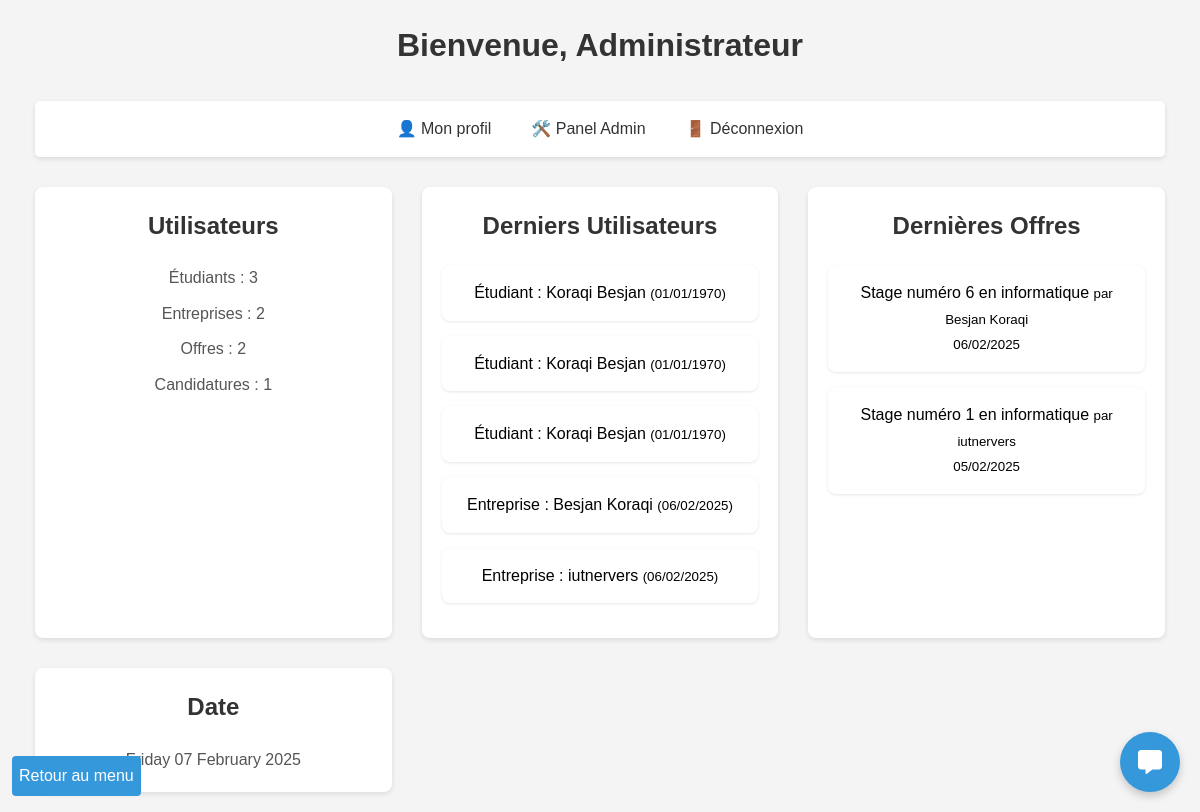
The app's page /app/views/home.php (signed in), older data.
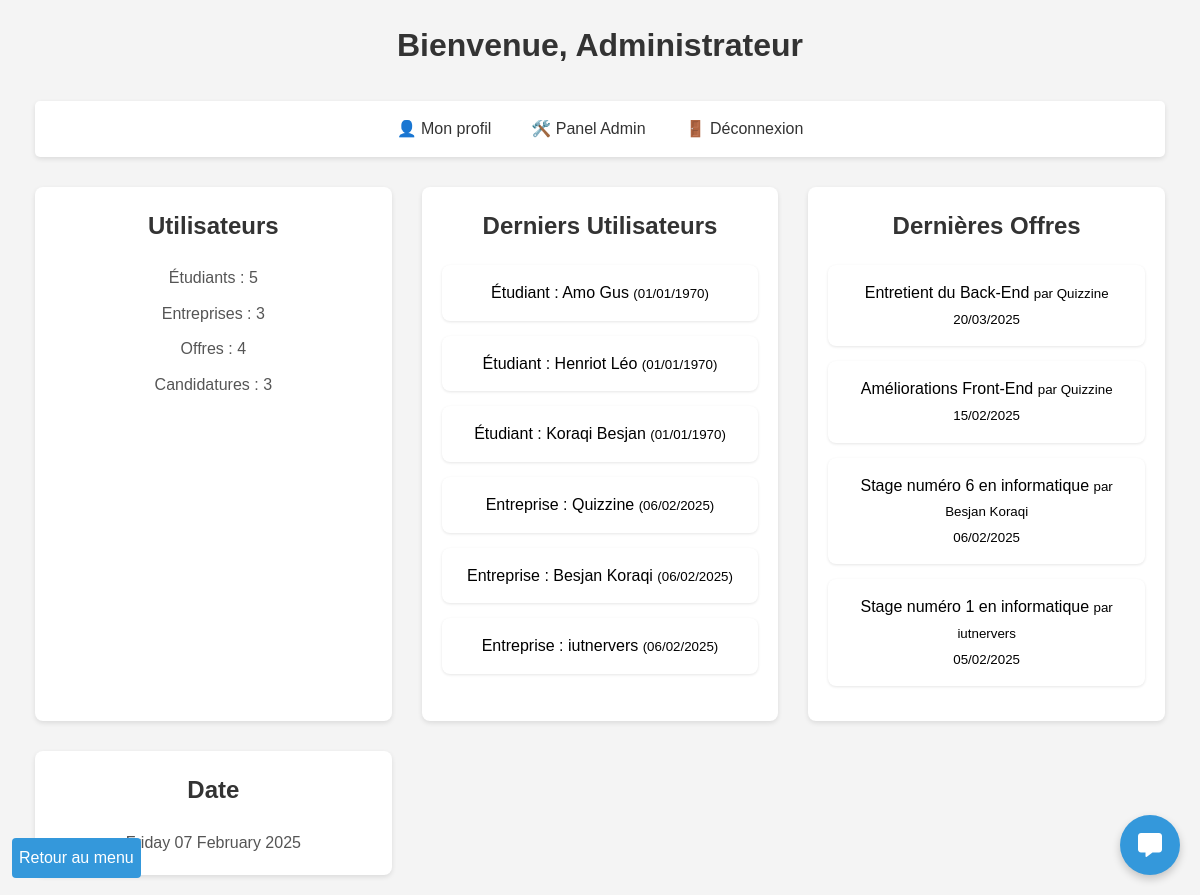
The same page, newer data.
### tables this page shows
CREATE TABLE `offres_stages` (
  `id` int(11) NOT NULL,
  `entreprise_id` int(11) DEFAULT NULL,
  `titre` varchar(100) NOT NULL,
  `description` text,
  `date_debut` date DEFAULT NULL,
  `date_fin` date DEFAULT NULL,
  `lieu` varchar(255) DEFAULT NULL,
  `mode_stage` enum('distanciel','présentiel') NOT NULL,
  `logo` varchar(255) DEFAULT NULL
);

CREATE TABLE `entreprises` (
  `id` int(11) NOT NULL,
  `siret` varchar(14) NOT NULL,
  `nom` varchar(100) NOT NULL,
  `adresse` varchar(255) DEFAULT NULL,
  `ville` varchar(100) DEFAULT NULL,
  `code_postal` varchar(10) DEFAULT NULL,
  `pays` varchar(100) DEFAULT NULL,
  `telephone` varchar(20) DEFAULT NULL,
  `site_web` varchar(255) DEFAULT NULL,
  `lieu` varchar(255) DEFAULT NULL,
  `tva_intracommunautaire` varchar(50) DEFAULT NULL,
  `secteur_activite` varchar(100) DEFAULT NULL,
  `description` text,
  `adresse_facturation` varchar(255) DEFAULT NULL,
  `logo` varchar(255) DEFAULT NULL,
  `nom_contact` varchar(100) DEFAULT NULL,
  `username` varchar(100) NOT NULL,
  `email` varchar(255) NOT NULL,
  `password` varchar(255) NOT NULL,
  `role` enum('etudiant','entreprise','admin') NOT NULL DEFAULT 'entreprise',
  `date_creation` timestamp NOT NULL DEFAULT CURRENT_TIMESTAMP
);

### app/views/home.php (the view, shortened to what this page needs)
<?php
require_once $_SERVER['DOCUMENT_ROOT'] . '/Gestion_Stage/app/config/database.php';
$table = ($_SESSION['role'] == 'etudiant') ? 'etudiants' : 'entreprises';
$stmt = $pdo->prepare("SELECT * FROM $table WHERE id = ?");
$stmt->execute([$_SESSION['user_id']]);
$user = $stmt->fetch(PDO::FETCH_ASSOC);
$welcome_message = 'Utilisateur';
if ($_SESSION['role'] == 'etudiant') {
    $welcome_message = $user['nom'] . ' ' . $user['prenom'];
} elseif ($_SESSION['role'] == 'entreprise') {
    $welcome_message = $user['nom'];
} elseif ($_SESSION['role'] == 'admin') {
    $welcome_message = 'Administrateur';
}
$dashboard_data = [];
if ($_SESSION['role'] == 'etudiant') {
    $stmt_candidatures = $pdo->prepare("
        SELECT c.statut, o.titre, o.date_debut, o.date_fin
        FROM candidatures c
        JOIN offres_stages o ON c.offre_id = o.id
        WHERE c.etudiant_id = ?
        ORDER BY c.date_candidature DESC
        LIMIT 3
    ");
    $stmt_candidatures->execute([$_SESSION['user_id']]);
    $dernieres_candidatures = $stmt_candidatures->fetchAll(PDO::FETCH_ASSOC);
    $stmt_offres = $pdo->prepare("
        SELECT id, titre, description, date_debut, date_fin
        FROM offres_stages
        ORDER BY date_debut DESC
        LIMIT 3
    ");
    $stmt_offres->execute();
    $offres_recommandees = $stmt_offres->fetchAll(PDO::FETCH_ASSOC);
    $dashboard_data = [
        'total_candidatures' => $pdo->query("SELECT COUNT(*) FROM candidatures WHERE etudiant_id = {$_SESSION['user_id']}")->fetchColumn(),
        'candidatures_en_cours' => $pdo->query("SELECT COUNT(*) FROM candidatures WHERE etudiant_id = {$_SESSION['user_id']} AND statut = 'en_attente'")->fetchColumn(),
        'dernieres_candidatures' => $dernieres_candidatures,
        'offres_recommandees' => $offres_recommandees
    ];
} elseif ($_SESSION['role'] == 'admin') {
    $derniers_utilisateurs = $pdo->query("
        (SELECT 'Étudiant' as type, nom, prenom, email, date_naissance as date_inscription FROM etudiants ORDER BY id DESC LIMIT 3)
        UNION
        (SELECT 'Entreprise', nom, '', email, date_creation as date_inscription FROM entreprises ORDER BY id DESC LIMIT 3)
    ")->fetchAll(PDO::FETCH_ASSOC);
    $dernieres_offres = $pdo->query("
        SELECT o.titre, o.date_debut, e.nom as entreprise
        FROM offres_stages o
        JOIN entreprises e ON o.entreprise_id = e.id
        ORDER BY o.date_debut DESC
        LIMIT 5
    ")->fetchAll(PDO::FETCH_ASSOC);
    $dashboard_data = [
        'total_etudiants' => $pdo->query("SELECT COUNT(*) FROM etudiants")->fetchColumn(),
        'total_entreprises' => $pdo->query("SELECT COUNT(*) FROM entreprises")->fetchColumn(),
        'offres_actives' => $pdo->query("SELECT COUNT(*) FROM offres_stages")->fetchColumn(),
        'candidatures_totales' => $pdo->query("SELECT COUNT(*) FROM candidatures")->fetchColumn(),
        'derniers_utilisateurs' => $derniers_utilisateurs,
        'dernieres_offres' => $dernieres_offres
    ];
}
?>
<!DOCTYPE html>
<html lang="fr">
<head>
    <link rel="stylesheet" href="/Gestion_Stage/public/assets/css/style.css">
    <link rel="stylesheet" href="https://cdnjs.cloudflare.com/ajax/libs/font-awesome/6.1.1/css/all.min.css">
</head>
<body>
    <div class="container">
        <h1>Bienvenue, <?= htmlspecialchars($welcome_message) ?></h1>
        <nav>
    <ul>
        <li><a href="profile.php">👤 Mon profil</a></li>
        <?php if ($_SESSION['role'] == 'etudiant'): ?>
            <li><a href="/Gestion_Stage/app/views/panels/student_panel.php">🔍 Offres de stages</a></li>
            <li><a href="/Gestion_Stage/app/message/inbox.php">📩 Mes Messages</a></li>
        <?php elseif ($_SESSION['role'] == 'entreprise'): ?>
            <li><a href="/Gestion_Stage/app/views/internships/post_internship.php">➕ Publier une offre</a></li>
            <li><a href="/Gestion_Stage/app/views/panels/company_panel.php">📋 Gérer candidatures</a></li>
            <li><a href="/Gestion_Stage/app/message/inbox.php">📩 Mes Messages</a></li>
        <?php elseif ($_SESSION['role'] == 'admin'): ?>
            <li><a href="/Gestion_Stage/app/views/panels/admin_panel.php">🛠️ Panel Admin</a></li>
        <?php endif; ?>
        <li><a href="/Gestion_Stage/app/views/auth/logout.php">🚪 Déconnexion</a></li>
    </ul>
</nav>
    <div class="dashboard-grid">
        <?php if ($_SESSION['role'] == 'etudiant'): ?>
            <div class="dashboard-card">
                <h3>Mes Candidatures</h3>
                <p>Total : <?= $dashboard_data['total_candidatures'] ?></p>
                <p>En cours : <?= $dashboard_data['candidatures_en_cours'] ?></p>
            </div>
            <div class="dashboard-card">
                <h3>Dernières Candidatures</h3>
                <ul class="dashboard-list">
                    <?php foreach($dashboard_data['dernieres_candidatures'] as $candidature): ?>
                        <li>
                            <?= htmlspecialchars($candidature['titre']) ?> -
                            <span class="<?= $candidature['statut'] == 'en_attente' ? 'text-warning' : 'text-success' ?>">
                                <?= $candidature['statut'] ?>
                            </span>
                        </li>
                    <?php endforeach; ?>
                </ul>
            </div>
            <div class="dashboard-card">
                <h3>Offres Recommandées</h3>
                <ul class="dashboard-list">
                    <?php foreach($dashboard_data['offres_recommandees'] as $offre): ?>
                        <li>
                            <?= htmlspecialchars($offre['titre']) ?>
                            <small>(<?= date('d/m/Y', strtotime($offre['date_debut'])) ?> - <?= date('d/m/Y', strtotime($offre['date_fin'])) ?>)</small>
                        </li>
                    <?php endforeach; ?>
                </ul>
            </div>
        <?php elseif ($_SESSION['role'] == 'admin'): ?>
            <div class="dashboard-card">
                <h3>Utilisateurs</h3>
                <p>Étudiants : <?= $dashboard_data['total_etudiants'] ?></p>
                <p>Entreprises : <?= $dashboard_data['total_entreprises'] ?></p>
                <p>Offres : <?= $dashboard_data['offres_actives'] ?></p>
                <p>Candidatures : <?= $dashboard_data['candidatures_totales'] ?></p>
            </div>
            <div class="dashboard-card">
                <h3>Derniers Utilisateurs</h3>
                <ul class="dashboard-list">
                    <?php foreach($dashboard_data['derniers_utilisateurs'] as $utilisateur): ?>
                        <li>
                            <?= htmlspecialchars($utilisateur['type']) ?> :
                            <?= htmlspecialchars($utilisateur['nom'] . ' ' . $utilisateur['prenom']) ?>
                            <small>(<?= date('d/m/Y', strtotime($utilisateur['date_inscription'])) ?>)</small>
                        </li>
                    <?php endforeach; ?>
                </ul>
            </div>
            <div class="dashboard-card">
                <h3>Dernières Offres</h3>
                <ul class="dashboard-list">
                    <?php foreach($dashboard_data['dernieres_offres'] as $offre): ?>
                        <li>
                            <?= htmlspecialchars($offre['titre']) ?>
                            <small>par <?= htmlspecialchars($offre['entreprise']) ?></small>
                            <br><small><?= date('d/m/Y', strtotime($offre['date_debut'])) ?></small>
                        </li>
                    <?php endforeach; ?>
                </ul>
            </div>
        <?php endif; ?>
        <div class="dashboard-card">
            <h3>Date</h3>
            <p><?= strftime('%A %d %B %Y') ?></p>
        </div>
    </div>
        <p><a class="index-button" href="/Gestion_Stage/index.php">Retour au menu</a></p>
    </div>
    <button class="feedback-button" onclick="document.getElementById('feedback-modal').style.display='block'">
        <i class="fas fa-comment-alt"></i>
    </button>
</body>
</html>

### public/assets/css/style.css (style rules this page uses)
:root { --primary-color: #2c3e50; --secondary-color: #3498db; --accent-color: #e74c3c; --secondary-color-hover: #4ea8e4; --accent-color-hover: #f26858; --text-color: #333; --light-gray: #f5f6fa; --border-radius: 8px; }
* { margin: 0; padding: 0; box-sizing: border-box; }
body { font-family: Arial, sans-serif; line-height: 1.6; background-color: #f4f4f4; padding: 20px; }
.container { max-width: 1200px; margin: 0 auto; padding: 0 15px; }
h1 { text-align: center; color: #333; margin-bottom: 30px; font-size: 2rem; }
nav { background: #fff; padding: 15px; border-radius: 5px; margin-bottom: 30px; box-shadow: 0 2px 5px rgba(0,0,0,0.1); }
nav ul { list-style: none; display: flex; justify-content: center; gap: 20px; }
nav a { color: #333; text-decoration: none; padding: 5px 10px; border-radius: 3px; }
button { background: #3498db; color: white; padding: 10px 20px; border: none; border-radius: 4px; cursor: pointer; width: 100%; }
a { color: #3498db; text-decoration: none; }
.index-button { position: fixed; bottom: 2%; left: 1%; background: var(--secondary-color); color: white; transition: background-color 0.2s ease; padding: 7px; border-radius: 4px; }
.dashboard-grid { display: grid; grid-template-columns: repeat(auto-fill, minmax(300px, 1fr)); gap: 30px; }
.dashboard-card { background-color: #fff; border-radius: 8px; box-shadow: 0 2px 5px rgba(0, 0, 0, 0.1); padding: 20px; text-align: center; transition: background-color 0.2s ease, transform 0.2s ease; }
.dashboard-card h3 { font-size: 1.5rem; color: #333; margin-bottom: 20px; }
.dashboard-card p { font-size: 1rem; color: #555; margin-top: 10px; }
.dashboard-list { padding: 0; list-style: none; font-size: 1rem; margin-top: 20px; }
.dashboard-list li { padding: 15px; background-color: #fff; margin-bottom: 15px; border-radius: 8px; box-shadow: 0 1px 3px rgba(0, 0, 0, 0.1); }
.feedback-button { position: fixed; bottom: 20px; right: 20px; background-color: #3498db; color: white; border: none; padding: 15px; border-radius: 50%; cursor: pointer; font-size: 20px; display: flex; align-items: center; justify-content: center; width: 60px; height: 60px; box-shadow: 0 4px 8px rgba(0, 0, 0, 0.2); transition: transform 0.3s ease, box-shadow 0.3s ease; }
.feedback-button i { font-size: 24px; }

Row changes from the older to the newer data that the page shows:
added offres_stages: titre "Entretient du Back-End", entreprise.nom "Quizzine", date_debut "20/03/2025"
added offres_stages: titre "Améliorations Front-End", entreprise.nom "Quizzine", date_debut "15/02/2025"
Text that changed along with them:
$dashboard_data['total_etudiants']: "3" → "5"
$dashboard_data['total_entreprises']: "2" → "3"
$dashboard_data['offres_actives']: "2" → "4"
$dashboard_data['candidatures_totales']: "1" → "3"
new list line: "Étudiant : Amo Gus ( 01/01/1970 )"
new list line: "Étudiant : Henriot Léo ( 01/01/1970 )"
new list line: "Entreprise : Quizzine ( 06/02/2025 )"
list line gone: "Étudiant : Koraqi Besjan ( 01/01/1970 )"
